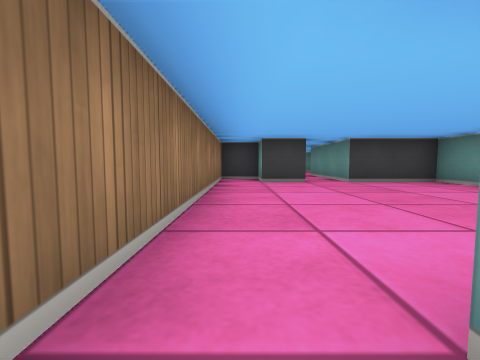
view 1 (above)

19 first-person views from a walk through a cub3D maze. The camera is about half as high as the walls, tilts 4° down and sees 90° across. The floor is counted in squares. Each view is taken from the middle of a square. On the plan, view 1 faces up. The plan holds only what a view shows up to about 9 squares ahead; the rest is blank.

view 2
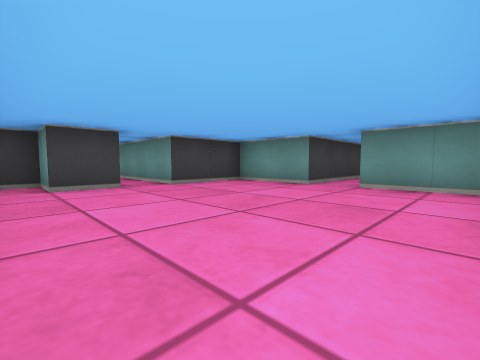

view 3
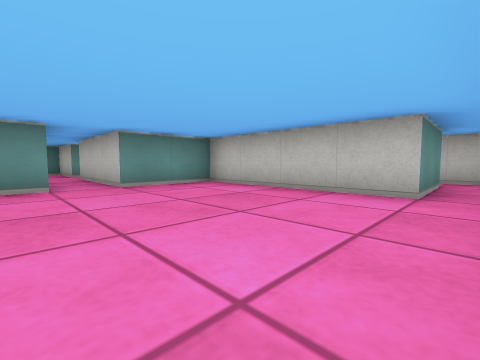

view 4
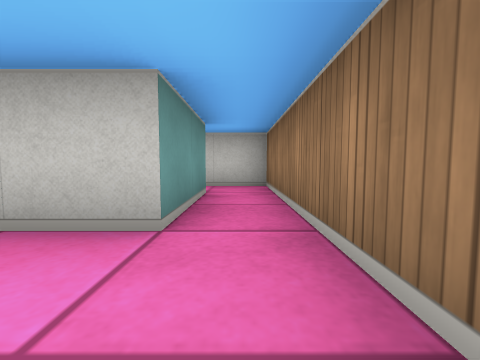

view 5
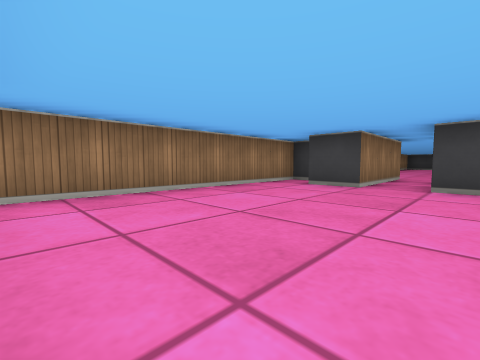

view 6
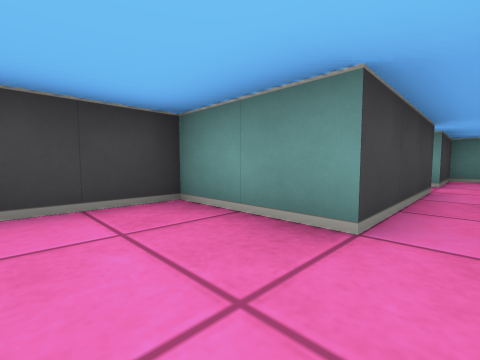

view 7
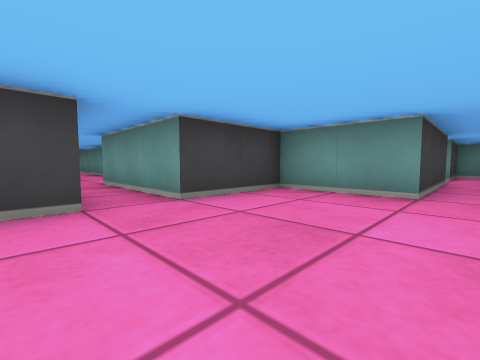

view 8
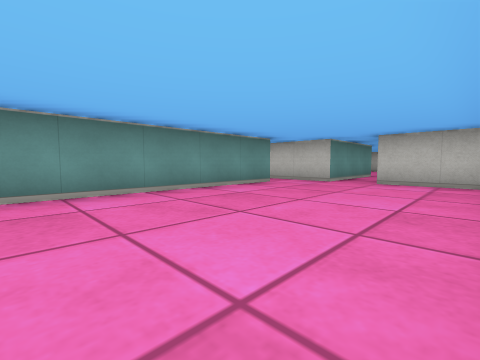

view 9
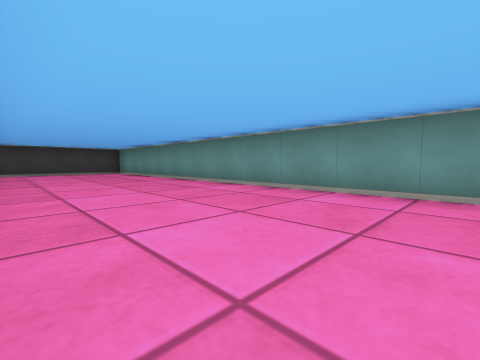

view 10
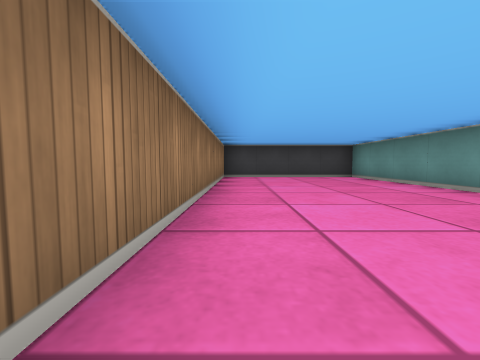

view 11
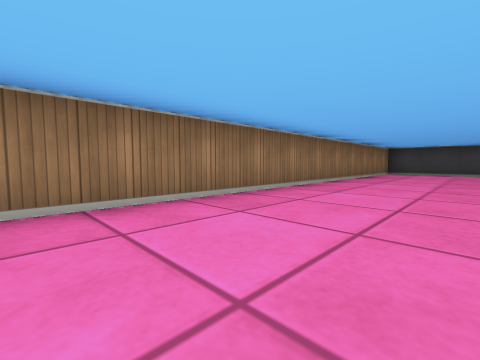

view 12
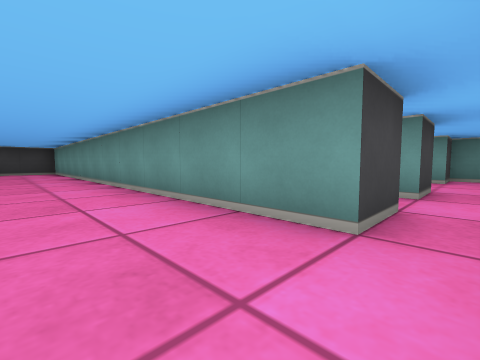

view 13
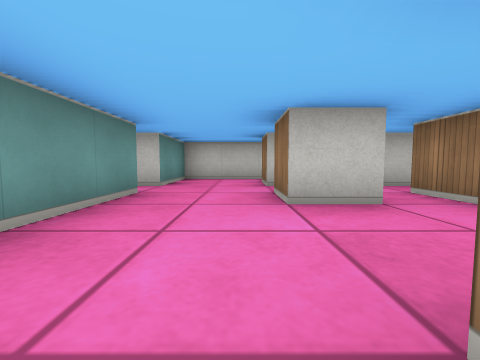

view 14
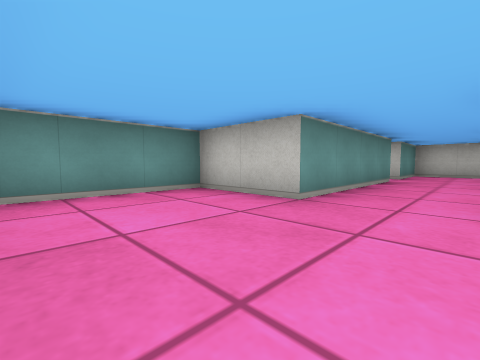

view 15
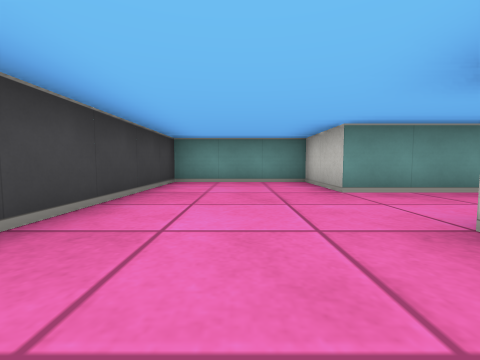

view 16
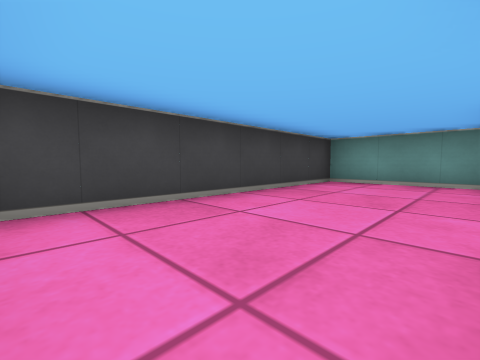

view 17
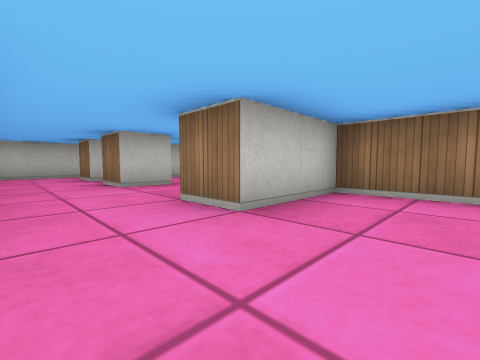

view 18
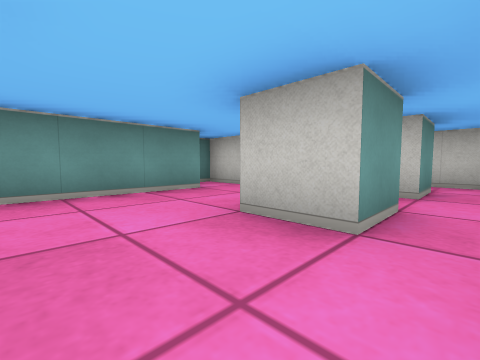

view 19
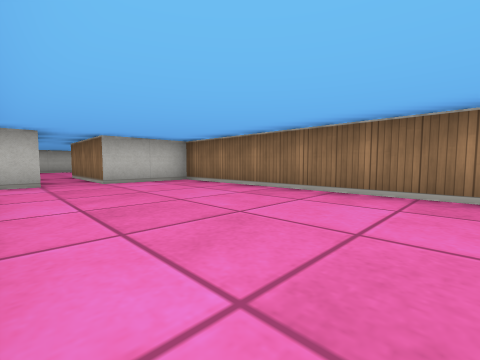

### Floor plan
Points are (right, up) in squares from view 1. A wall is a line through its corners. A room is listed if a view was taken in it or the views show most of it. See-through windows are left out.
Room 1 (view 1)
walls: (0.5, -1.5) (0.5, 0.5); (-0.5, 0.5) (-0.5, -2.5) (0.8, -2.5)
ways out: opening at (0, -0.5) to room 2
Room 2 (views 2, 3, 4, 5, 6, 7)
walls: (0.5, 0.5) (4.5, 0.5) (4.5, 2.5) (7.5, 2.5); (1.5, 8.5) (1.5, 5.5) (0.5, 5.5) (0.5, 6.5) (-0.5, 6.5) (-0.5, 0.5); (7.6, 3.5) (4.5, 3.5) (4.5, 5.5) (2.5, 5.5) (2.5, 8.5)
ways out: opening at (0, -0.5) to room 1; opening at (2, 9) to room 3; opening at (7, 3)
Room 3 (views 8, 9, 10, 11, 12, 19)
walls: (4.5, 9.5) (3.5, 9.5) (3.5, 20.5) (-0.5, 20.5) (-0.5, 8.5) (1.5, 8.5); (2.5, 8.5) (4.5, 8.5)
ways out: opening at (2, 9) to room 2; opening at (4, 9) to room 5
Room 4 (views 13, 14, 15, 16, 17)
walls: (4.5, 15.1) (4.5, 13.5) (6.5, 13.5) (6.5, 12.5); (8.5, 12.5) (8.5, 13.5) (10.5, 13.5) (10.5, 16.5) (4.9, 16.5)
ways out: opening at (7.5, 13) to room 5
Room 5 (view 18)
walls: (6.5, 9.5) (5.5, 9.5) (5.5, 10.5) (6.5, 10.5) (6.5, 9.5); (4.5, 10.5) (4.5, 9.5); (5.5, 7.5) (5.5, 8.5) (6.5, 8.5) (6.5, 7.5); (4.9, 6.5) (8.5, 6.5) (8.5, 8.5) (9.5, 8.5) (9.5, 9.5) (8.5, 9.5) (8.5, 12.5)
ways out: opening at (4, 9) to room 3; opening at (7.5, 13) to room 4

Where each view was taken, in squares from view 1:
view 1: 0 up, 0 right, facing up
view 2: 1 up, 0 right, facing up-right
view 3: 4 up, 0 right, facing down-right
view 4: 2 up, 0 right, facing down
view 5: 1 up, 3 right, facing up-left
view 6: 3 up, 3 right, facing up-right
view 7: 3 up, 1 right, facing up-right
view 8: 14 up, 0 right, facing down-right
view 9: 10 up, 0 right, facing up-right
view 10: 13 up, 0 right, facing up
view 11: 10 up, 2 right, facing up-left
view 12: 9 up, 2 right, facing up-right
view 13: 13 up, 7 right, facing down
view 14: 16 up, 7 right, facing down-right
view 15: 15 up, 5 right, facing right
view 16: 14 up, 5 right, facing up-right
view 17: 15 up, 8 right, facing down-left
view 18: 12 up, 5 right, facing down-right
view 19: 14 up, 3 right, facing down-left
